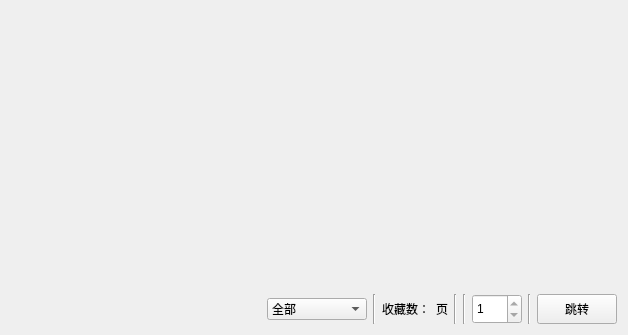
<?xml version="1.0" encoding="UTF-8"?>
<ui version="4.0">
 <class>favorite</class>
 <widget class="QWidget" name="favorite">
  <property name="geometry">
   <rect>
    <x>0</x>
    <y>0</y>
    <width>628</width>
    <height>335</height>
   </rect>
  </property>
  <property name="windowTitle">
   <string>Form</string>
  </property>
  <layout class="QGridLayout" name="gridLayout_2">
   <item row="1" column="0">
    <layout class="QGridLayout" name="gridLayout_4">
     <item row="0" column="0">
      <layout class="QHBoxLayout" name="horizontalLayout">
       <item>
        <widget class="QLabel" name="msgLabel">
         <property name="text">
          <string/>
         </property>
        </widget>
       </item>
       <item>
        <spacer name="horizontalSpacer">
         <property name="orientation">
          <enum>Qt::Horizontal</enum>
         </property>
         <property name="sizeHint" stdset="0">
          <size>
           <width>40</width>
           <height>20</height>
          </size>
         </property>
        </spacer>
       </item>
       <item>
        <widget class="QComboBox" name="comboBox">
         <property name="minimumSize">
          <size>
           <width>100</width>
           <height>0</height>
          </size>
         </property>
         <item>
          <property name="text">
           <string>全部</string>
          </property>
         </item>
         <item>
          <property name="text">
           <string>收藏0</string>
          </property>
         </item>
         <item>
          <property name="text">
           <string>收藏1</string>
          </property>
         </item>
         <item>
          <property name="text">
           <string>收藏2</string>
          </property>
         </item>
         <item>
          <property name="text">
           <string>收藏3</string>
          </property>
         </item>
         <item>
          <property name="text">
           <string>收藏4</string>
          </property>
         </item>
         <item>
          <property name="text">
           <string>收藏5</string>
          </property>
         </item>
         <item>
          <property name="text">
           <string>收藏6</string>
          </property>
         </item>
         <item>
          <property name="text">
           <string>收藏7</string>
          </property>
         </item>
         <item>
          <property name="text">
           <string>收藏8</string>
          </property>
         </item>
         <item>
          <property name="text">
           <string>收藏9</string>
          </property>
         </item>
        </widget>
       </item>
       <item>
        <widget class="Line" name="line_2">
         <property name="orientation">
          <enum>Qt::Vertical</enum>
         </property>
        </widget>
       </item>
       <item>
        <widget class="QLabel" name="nums">
         <property name="minimumSize">
          <size>
           <width>0</width>
           <height>30</height>
          </size>
         </property>
         <property name="text">
          <string>收藏数：</string>
         </property>
        </widget>
       </item>
       <item>
        <widget class="QLabel" name="pages">
         <property name="text">
          <string>页</string>
         </property>
        </widget>
       </item>
       <item>
        <widget class="Line" name="line">
         <property name="orientation">
          <enum>Qt::Vertical</enum>
         </property>
        </widget>
       </item>
       <item>
        <widget class="Line" name="line_4">
         <property name="orientation">
          <enum>Qt::Vertical</enum>
         </property>
        </widget>
       </item>
       <item>
        <widget class="QSpinBox" name="spinBox">
         <property name="minimumSize">
          <size>
           <width>50</width>
           <height>30</height>
          </size>
         </property>
         <property name="minimum">
          <number>1</number>
         </property>
         <property name="maximum">
          <number>1</number>
         </property>
        </widget>
       </item>
       <item>
        <widget class="Line" name="line_3">
         <property name="orientation">
          <enum>Qt::Vertical</enum>
         </property>
        </widget>
       </item>
       <item>
        <widget class="QPushButton" name="jumpButton">
         <property name="minimumSize">
          <size>
           <width>0</width>
           <height>30</height>
          </size>
         </property>
         <property name="text">
          <string>跳转</string>
         </property>
         <property name="shortcut">
          <string>Return</string>
         </property>
        </widget>
       </item>
      </layout>
     </item>
    </layout>
   </item>
   <item row="0" column="0">
    <layout class="QGridLayout" name="gridLayout_3">
     <item row="0" column="0">
      <widget class="QtBookList" name="bookList">
       <property name="styleSheet">
        <string notr="true">QListWidget {background-color:transparent;}</string>
       </property>
      </widget>
     </item>
    </layout>
   </item>
  </layout>
 </widget>
 <customwidgets>
  <customwidget>
   <class>QtBookList</class>
   <extends>QListWidget</extends>
   <header location="global">.qtlistwidget.h</header>
  </customwidget>
 </customwidgets>
 <resources/>
 <connections>
  <connection>
   <sender>jumpButton</sender>
   <signal>clicked()</signal>
   <receiver>favorite</receiver>
   <slot>JumpPage()</slot>
   <hints>
    <hint type="sourcelabel">
     <x>616</x>
     <y>323</y>
    </hint>
    <hint type="destinationlabel">
     <x>361</x>
     <y>291</y>
    </hint>
   </hints>
  </connection>
  <connection>
   <sender>comboBox</sender>
   <signal>currentIndexChanged(int)</signal>
   <receiver>favorite</receiver>
   <slot>JumpFavcat()</slot>
   <hints>
    <hint type="sourcelabel">
     <x>320</x>
     <y>306</y>
    </hint>
    <hint type="destinationlabel">
     <x>223</x>
     <y>386</y>
    </hint>
   </hints>
  </connection>
 </connections>
 <slots>
  <slot>JumpPage()</slot>
  <slot>RefreshDataFocus()</slot>
  <slot>JumpFavcat()</slot>
 </slots>
</ui>
